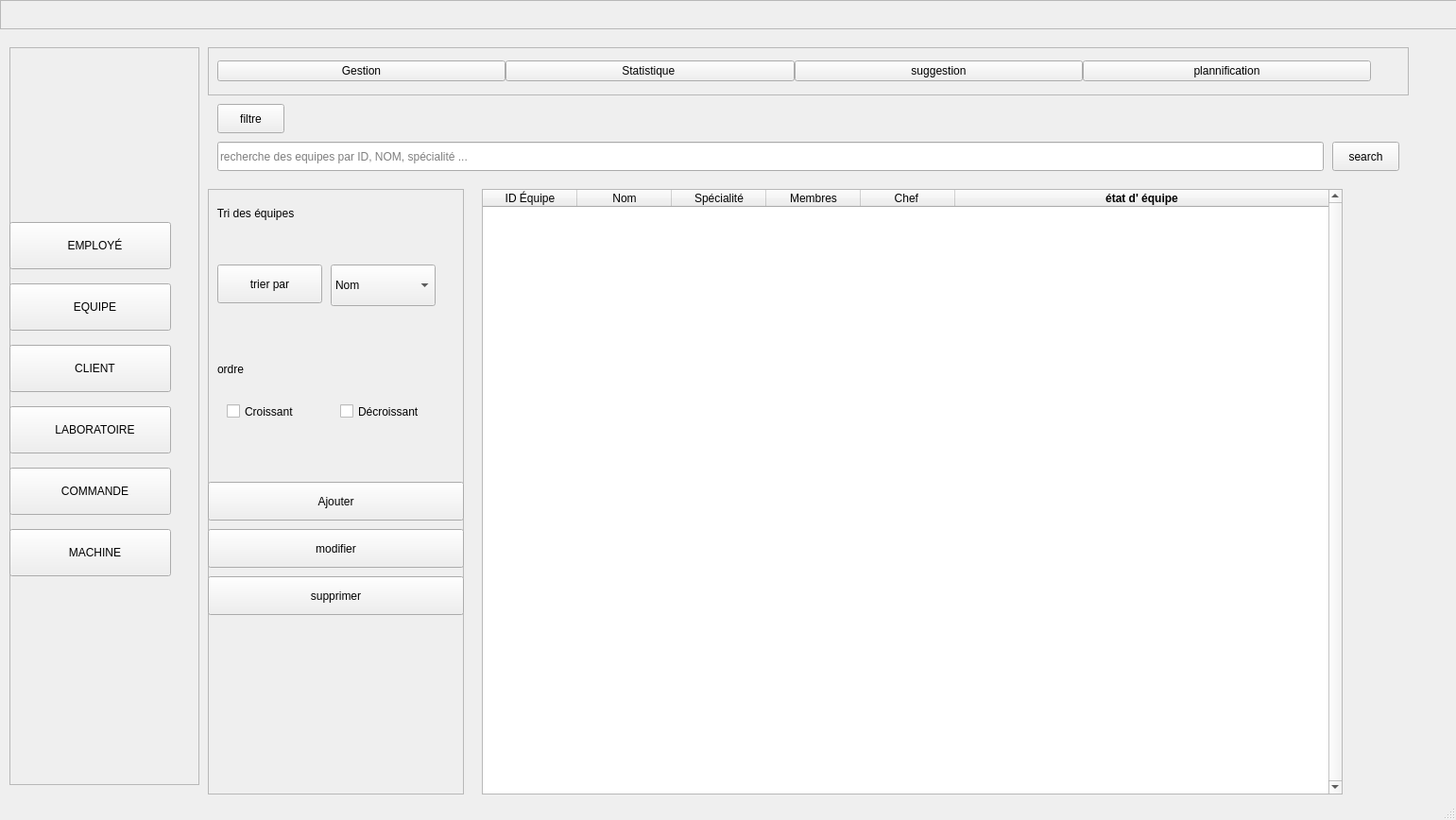
<?xml version="1.0" encoding="UTF-8"?>
<ui version="4.0">
 <class>MainWindow</class>
 <widget class="QMainWindow" name="MainWindow">
  <property name="geometry">
   <rect>
    <x>0</x>
    <y>0</y>
    <width>1541</width>
    <height>868</height>
   </rect>
  </property>
  <property name="minimumSize">
   <size>
    <width>1280</width>
    <height>720</height>
   </size>
  </property>
  <property name="maximumSize">
   <size>
    <width>16777215</width>
    <height>16777215</height>
   </size>
  </property>
  <property name="windowTitle">
   <string>gestion des équipes</string>
  </property>
  <widget class="QWidget" name="centralwidget">
   <widget class="QFrame" name="frame">
    <property name="geometry">
     <rect>
      <x>10</x>
      <y>50</y>
      <width>201</width>
      <height>781</height>
     </rect>
    </property>
<property name="frameShape">
     <enum>QFrame::Shape::StyledPanel</enum>
    </property>
    <property name="frameShadow">
     <enum>QFrame::Shadow::Raised</enum>
    </property>
    <widget class="QLabel" name="label">
     <property name="geometry">
      <rect>
       <x>20</x>
       <y>10</y>
       <width>161</width>
       <height>111</height>
      </rect>
     </property>
 <property name="text">
      <string/>
     </property>
     <property name="pixmap">
      <pixmap resource="style.qrc">:/new/prefix1/logo.png</pixmap>
     </property>
     <property name="scaledContents">
      <bool>true</bool>
     </property>
    </widget>
    <widget class="QWidget" name="verticalLayoutWidget">
     <property name="geometry">
      <rect>
       <x>0</x>
       <y>170</y>
       <width>171</width>
       <height>411</height>
      </rect>
     </property>
     <layout class="QVBoxLayout" name="verticalLayout">
      <property name="spacing">
       <number>0</number>
      </property>
      <item>
       <widget class="QPushButton" name="pushButton_3">
        <property name="minimumSize">
         <size>
          <width>50</width>
          <height>50</height>
         </size>
        </property>
    <property name="text">
         <string>   EMPLOYÉ</string>
        </property>
       </widget>
      </item>
      <item>
       <widget class="QPushButton" name="pushButton_4">
        <property name="minimumSize">
         <size>
          <width>50</width>
          <height>50</height>
         </size>
        </property>
    <property name="text">
         <string>   EQUIPE</string>
        </property>
       </widget>
      </item>
      <item>
       <widget class="QPushButton" name="pushButton_6">
        <property name="minimumSize">
         <size>
          <width>50</width>
          <height>50</height>
         </size>
        </property>
    <property name="text">
         <string>   CLIENT</string>
        </property>
       </widget>
      </item>
      <item>
       <widget class="QPushButton" name="pushButton_5">
        <property name="minimumSize">
         <size>
          <width>50</width>
          <height>50</height>
         </size>
        </property>
    <property name="text">
         <string>   LABORATOIRE</string>
        </property>
       </widget>
      </item>
      <item>
       <widget class="QPushButton" name="pushButton_7">
        <property name="minimumSize">
         <size>
          <width>50</width>
          <height>50</height>
         </size>
        </property>
    <property name="text">
         <string>   COMMANDE</string>
        </property>
       </widget>
      </item>
      <item>
       <widget class="QPushButton" name="pushButton">
        <property name="minimumSize">
         <size>
          <width>50</width>
          <height>50</height>
         </size>
        </property>
    <property name="text">
         <string>   MACHINE</string>
        </property>
       </widget>
      </item>
     </layout>
    </widget>
   </widget>
   <widget class="QFrame" name="frame_2">
    <property name="geometry">
     <rect>
      <x>0</x>
      <y>0</y>
      <width>1611</width>
      <height>31</height>
     </rect>
    </property>
<property name="frameShape">
     <enum>QFrame::Shape::StyledPanel</enum>
    </property>
    <property name="frameShadow">
     <enum>QFrame::Shadow::Raised</enum>
    </property>
   </widget>
   <widget class="QFrame" name="frame_3">
    <property name="geometry">
     <rect>
      <x>220</x>
      <y>50</y>
      <width>1271</width>
      <height>51</height>
     </rect>
    </property>
<property name="frameShape">
     <enum>QFrame::Shape::StyledPanel</enum>
    </property>
    <property name="frameShadow">
     <enum>QFrame::Shadow::Raised</enum>
    </property>
    <widget class="QWidget" name="horizontalLayoutWidget_2">
     <property name="geometry">
      <rect>
       <x>10</x>
       <y>0</y>
       <width>1221</width>
       <height>51</height>
      </rect>
     </property>
     <layout class="QHBoxLayout" name="horizontalLayout_2">
      <property name="spacing">
       <number>0</number>
      </property>
      <item>
       <widget class="QPushButton" name="Recherche">
    <property name="text">
         <string>Gestion</string>
        </property>
       </widget>
      </item>
      <item>
       <widget class="QPushButton" name="stats">
    <property name="text">
         <string>Statistique </string>
        </property>
       </widget>
      </item>
      <item>
       <widget class="QPushButton" name="sugg_2">
    <property name="text">
         <string>suggestion</string>
        </property>
       </widget>
      </item>
      <item>
       <widget class="QPushButton" name="plan">
    <property name="text">
         <string>plannification</string>
        </property>
       </widget>
      </item>
     </layout>
    </widget>
   </widget>
   <widget class="QStackedWidget" name="stackedWidget">
    <property name="geometry">
     <rect>
      <x>220</x>
      <y>110</y>
      <width>1381</width>
      <height>731</height>
     </rect>
    </property>
    <widget class="QWidget" name="page_rech">
     <widget class="QLineEdit" name="lineEdit">
      <property name="geometry">
       <rect>
        <x>10</x>
        <y>40</y>
        <width>1171</width>
        <height>31</height>
       </rect>
      </property>
  <property name="text">
       <string/>
      </property>
      <property name="placeholderText">
       <string>recherche des equipes par ID, NOM, spécialité ...</string>
      </property>
     </widget>
     <widget class="QPushButton" name="pushButton_19">
      <property name="geometry">
       <rect>
        <x>10</x>
        <y>0</y>
        <width>71</width>
        <height>31</height>
       </rect>
      </property>
  <property name="text">
       <string>filtre</string>
      </property>
     </widget>
     <widget class="QTableWidget" name="tableWidget">
      <property name="geometry">
       <rect>
        <x>290</x>
        <y>90</y>
        <width>911</width>
        <height>641</height>
       </rect>
      </property>
  <property name="verticalScrollBarPolicy">
       <enum>Qt::ScrollBarPolicy::ScrollBarAlwaysOn</enum>
      </property>
      <property name="horizontalScrollBarPolicy">
       <enum>Qt::ScrollBarPolicy::ScrollBarAlwaysOff</enum>
      </property>
      <property name="autoScroll">
       <bool>false</bool>
      </property>
      <attribute name="horizontalHeaderStretchLastSection">
       <bool>true</bool>
      </attribute>
      <column>
       <property name="text">
        <string>ID Équipe</string>
       </property>
      </column>
      <column>
       <property name="text">
        <string>Nom</string>
       </property>
      </column>
      <column>
       <property name="text">
        <string>Spécialité</string>
       </property>
      </column>
      <column>
       <property name="text">
        <string>Membres</string>
       </property>
      </column>
      <column>
       <property name="text">
        <string>Chef </string>
       </property>
      </column>
      <column>
       <property name="text">
        <string>état d' équipe</string>
       </property>
       <property name="font">
        <font>
         <bold>true</bold>
        </font>
       </property>
      </column>
     </widget>
     <widget class="QFrame" name="frame_4">
      <property name="geometry">
       <rect>
        <x>0</x>
        <y>90</y>
        <width>271</width>
        <height>641</height>
       </rect>
      </property>
  <property name="frameShape">
       <enum>QFrame::Shape::StyledPanel</enum>
      </property>
      <property name="frameShadow">
       <enum>QFrame::Shadow::Raised</enum>
      </property>
      <widget class="QPushButton" name="supprimer">
       <property name="geometry">
        <rect>
         <x>0</x>
         <y>410</y>
         <width>271</width>
         <height>41</height>
        </rect>
       </property>
       <property name="text">
        <string>supprimer</string>
       </property>
      </widget>
      <widget class="QPushButton" name="pushButton_21">
       <property name="geometry">
        <rect>
         <x>0</x>
         <y>360</y>
         <width>271</width>
         <height>41</height>
        </rect>
       </property>
       <property name="text">
        <string>modifier</string>
       </property>
      </widget>
      <widget class="QPushButton" name="ajout">
       <property name="geometry">
        <rect>
         <x>0</x>
         <y>310</y>
         <width>271</width>
         <height>41</height>
        </rect>
       </property>
       <property name="text">
        <string>Ajouter</string>
       </property>
      </widget>

      <widget class="QLabel" name="label_7">
       <property name="geometry">
        <rect>
         <x>0</x>
         <y>0</y>
         <width>271</width>
         <height>51</height>
        </rect>
       </property>
   <property name="text">
        <string>   Tri des équipes</string>
       </property>
      </widget>
      <widget class="QPushButton" name="pushButton_23">
       <property name="geometry">
        <rect>
         <x>10</x>
         <y>80</y>
         <width>111</width>
         <height>41</height>
        </rect>
       </property>
   <property name="text">
        <string>trier par</string>
       </property>
      </widget>
      <widget class="QCheckBox" name="checkBox_3">
       <property name="geometry">
        <rect>
         <x>20</x>
         <y>210</y>
         <width>111</width>
         <height>51</height>
        </rect>
       </property>
   <property name="text">
        <string>Croissant</string>
       </property>
      </widget>
      <widget class="QCheckBox" name="checkBox_4">
       <property name="geometry">
        <rect>
         <x>140</x>
         <y>210</y>
         <width>121</width>
         <height>51</height>
        </rect>
       </property>
   <property name="text">
        <string>Décroissant</string>
       </property>
      </widget>
      <widget class="QLabel" name="label_8">
       <property name="geometry">
        <rect>
         <x>10</x>
         <y>170</y>
         <width>91</width>
         <height>41</height>
        </rect>
       </property>
   <property name="text">
        <string>ordre</string>
       </property>
      </widget>
      <widget class="QComboBox" name="comboBox_2">
       <property name="geometry">
        <rect>
         <x>130</x>
         <y>80</y>
         <width>111</width>
         <height>44</height>
        </rect>
       </property>
   <item>
        <property name="text">
         <string>Nom</string>
        </property>
       </item>
       <item>
        <property name="text">
         <string>Nom chef</string>
        </property>
       </item>
       <item>
        <property name="text">
         <string>ID</string>
        </property>
       </item>
       <item>
        <property name="text">
         <string>Specialité</string>
        </property>
       </item>
      </widget>
     </widget>
     <widget class="QPushButton" name="pushButton_14">
      <property name="geometry">
       <rect>
        <x>1190</x>
        <y>40</y>
        <width>71</width>
        <height>31</height>
       </rect>
      </property>
  <property name="text">
       <string>search</string>
      </property>
     </widget>
    </widget>
    <widget class="QWidget" name="pagesupp">
     <widget class="QFrame" name="frame_9">
      <property name="geometry">
       <rect>
        <x>190</x>
        <y>140</y>
        <width>691</width>
        <height>431</height>
       </rect>
      </property>
  <property name="frameShape">
       <enum>QFrame::Shape::StyledPanel</enum>
      </property>
      <property name="frameShadow">
       <enum>QFrame::Shadow::Raised</enum>
      </property>
      <widget class="QPushButton" name="Retour_3">
       <property name="geometry">
        <rect>
         <x>10</x>
         <y>360</y>
         <width>311</width>
         <height>41</height>
        </rect>
       </property>
       <property name="text">
        <string>retour</string>
       </property>
      </widget>
      <widget class="QPushButton" name="pushButton_30">
       <property name="geometry">
        <rect>
         <x>360</x>
         <y>360</y>
         <width>311</width>
         <height>41</height>
        </rect>
       </property>
       <property name="text">
        <string>supprimer</string>
       </property>
      </widget>
      <widget class="QLabel" name="label_41">
       <property name="geometry">
        <rect>
         <x>210</x>
         <y>10</y>
         <width>331</width>
         <height>51</height>
        </rect>
       </property>
   <property name="text">
        <string>   Supprimer une  équipe</string>
       </property>
      </widget>
      <widget class="QLabel" name="label_42">
       <property name="geometry">
        <rect>
         <x>30</x>
         <y>140</y>
         <width>61</width>
         <height>41</height>
        </rect>
       </property>
   <property name="text">
        <string>ID:</string>
       </property>
      </widget>
      <widget class="QLineEdit" name="lineEdit_9">
       <property name="geometry">
        <rect>
         <x>100</x>
         <y>140</y>
         <width>584</width>
         <height>41</height>
        </rect>
       </property>
   <property name="text">
        <string/>
       </property>
       <property name="placeholderText">
        <string> sasir l ID de l'équipe a supprimé</string>
       </property>
      </widget>
     </widget>
    </widget>
    <widget class="QWidget" name="pageadd">
     <widget class="QFrame" name="frame_7">
      <property name="geometry">
       <rect>
        <x>290</x>
        <y>40</y>
        <width>691</width>
        <height>431</height>
       </rect>
      </property>
  <property name="frameShape">
       <enum>QFrame::Shape::StyledPanel</enum>
      </property>
      <property name="frameShadow">
       <enum>QFrame::Shadow::Raised</enum>
      </property>
      <widget class="QPushButton" name="Retour">
       <property name="geometry">
        <rect>
         <x>10</x>
         <y>360</y>
         <width>311</width>
         <height>41</height>
        </rect>
       </property>
       <property name="text">
        <string>retour</string>
       </property>
      </widget>
      <widget class="QPushButton" name="pushButton_28">
       <property name="geometry">
        <rect>
         <x>360</x>
         <y>360</y>
         <width>311</width>
         <height>41</height>
        </rect>
       </property>
       <property name="text">
        <string>Enregistrer</string>
       </property>
      </widget>
      <widget class="QLabel" name="label_29">
       <property name="geometry">
        <rect>
         <x>210</x>
         <y>10</y>
         <width>301</width>
         <height>51</height>
        </rect>
       </property>
   <property name="text">
        <string>   Ajouter une  équipe</string>
       </property>
      </widget>
      <widget class="QLabel" name="label_30">
       <property name="geometry">
        <rect>
         <x>10</x>
         <y>90</y>
         <width>91</width>
         <height>41</height>
        </rect>
       </property>
   <property name="text">
        <string>nom:</string>
       </property>
      </widget>
      <widget class="QLabel" name="label_31">
       <property name="geometry">
        <rect>
         <x>10</x>
         <y>150</y>
         <width>91</width>
         <height>41</height>
        </rect>
       </property>
   <property name="text">
        <string>chef:</string>
       </property>
      </widget>
      <widget class="QLabel" name="label_32">
       <property name="geometry">
        <rect>
         <x>10</x>
         <y>210</y>
         <width>171</width>
         <height>41</height>
        </rect>
       </property>
   <property name="text">
        <string>Specialité:</string>
       </property>
      </widget>
      <widget class="QLabel" name="label_33">
       <property name="geometry">
        <rect>
         <x>10</x>
         <y>270</y>
         <width>301</width>
         <height>41</height>
        </rect>
       </property>
   <property name="text">
        <string>nombre des membres:</string>
       </property>
      </widget>
      <widget class="QLineEdit" name="lineEdit_5">
       <property name="geometry">
        <rect>
         <x>100</x>
         <y>90</y>
         <width>584</width>
         <height>41</height>
        </rect>
       </property>
   <property name="text">
        <string/>
       </property>
       <property name="placeholderText">
        <string> sasir le nom</string>
       </property>
      </widget>
      <widget class="QLineEdit" name="lineEdit_6">
       <property name="geometry">
        <rect>
         <x>100</x>
         <y>150</y>
         <width>584</width>
         <height>41</height>
        </rect>
       </property>
   <property name="text">
        <string/>
       </property>
       <property name="placeholderText">
        <string>Saisir le Nom du chef </string>
       </property>
      </widget>
      <widget class="QComboBox" name="comboBox_7">
       <property name="geometry">
        <rect>
         <x>190</x>
         <y>210</y>
         <width>321</width>
         <height>44</height>
        </rect>
       </property>
   <item>
        <property name="text">
         <string>selectionner la specialité ICI</string>
        </property>
       </item>
       <item>
        <property name="text">
         <string>maintenace</string>
        </property>
       </item>
       <item>
        <property name="text">
         <string>production</string>
        </property>
       </item>
       <item>
        <property name="text">
         <string>backoffice</string>
        </property>
       </item>
       <item>
        <property name="text">
         <string>mécanique</string>
        </property>
       </item>
       <item>
        <property name="text">
         <string/>
        </property>
       </item>
      </widget>
      <widget class="QComboBox" name="comboBox_8">
       <property name="geometry">
        <rect>
         <x>320</x>
         <y>270</y>
         <width>321</width>
         <height>44</height>
        </rect>
       </property>
   <item>
        <property name="text">
         <string>Selectionner le nombre ICI</string>
        </property>
       </item>
       <item>
        <property name="text">
         <string>1</string>
        </property>
       </item>
       <item>
        <property name="text">
         <string>2</string>
        </property>
       </item>
       <item>
        <property name="text">
         <string>3</string>
        </property>
       </item>
       <item>
        <property name="text">
         <string>4</string>
        </property>
       </item>
       <item>
        <property name="text">
         <string>5</string>
        </property>
       </item>
       <item>
        <property name="text">
         <string>6</string>
        </property>
       </item>
       <item>
        <property name="text">
         <string>7</string>
        </property>
       </item>
       <item>
        <property name="text">
         <string>8</string>
        </property>
       </item>
       <item>
        <property name="text">
         <string>9</string>
        </property>
       </item>
       <item>
        <property name="text">
         <string>10</string>
        </property>
       </item>
      </widget>
     </widget>
    </widget>
    <widget class="QWidget" name="pagemodif">
     <widget class="QFrame" name="frame_8">
      <property name="geometry">
       <rect>
        <x>330</x>
        <y>40</y>
        <width>691</width>
        <height>541</height>
       </rect>
      </property>
  <property name="frameShape">
       <enum>QFrame::Shape::StyledPanel</enum>
      </property>
      <property name="frameShadow">
       <enum>QFrame::Shadow::Raised</enum>
      </property>
      <widget class="QPushButton" name="Retour_2">
       <property name="geometry">
        <rect>
         <x>10</x>
         <y>480</y>
         <width>311</width>
         <height>41</height>
        </rect>
       </property>
       <property name="text">
        <string>retour</string>
       </property>
      </widget>
      <widget class="QPushButton" name="pushButton_34">
       <property name="geometry">
        <rect>
         <x>360</x>
         <y>480</y>
         <width>311</width>
         <height>41</height>
        </rect>
       </property>
       <property name="text">
        <string>modifier</string>
       </property>
      </widget>
      <widget class="QLabel" name="label_34">
       <property name="geometry">
        <rect>
         <x>210</x>
         <y>10</y>
         <width>301</width>
         <height>51</height>
        </rect>
       </property>
   <property name="text">
        <string>   Modifier une  équipe</string>
       </property>
      </widget>
      <widget class="QLabel" name="label_35">
       <property name="geometry">
        <rect>
         <x>10</x>
         <y>90</y>
         <width>91</width>
         <height>41</height>
        </rect>
       </property>
   <property name="text">
        <string>nom:</string>
       </property>
      </widget>
      <widget class="QLabel" name="label_36">
       <property name="geometry">
        <rect>
         <x>10</x>
         <y>150</y>
         <width>91</width>
         <height>41</height>
        </rect>
       </property>
   <property name="text">
        <string>chef:</string>
       </property>
      </widget>
      <widget class="QLabel" name="label_37">
       <property name="geometry">
        <rect>
         <x>10</x>
         <y>210</y>
         <width>171</width>
         <height>41</height>
        </rect>
       </property>
   <property name="text">
        <string>Specialité:</string>
       </property>
      </widget>
      <widget class="QLabel" name="label_38">
       <property name="geometry">
        <rect>
         <x>10</x>
         <y>290</y>
         <width>301</width>
         <height>41</height>
        </rect>
       </property>
   <property name="text">
        <string>nombre des membres:</string>
       </property>
      </widget>
      <widget class="QLineEdit" name="lineEdit_7">
       <property name="geometry">
        <rect>
         <x>100</x>
         <y>90</y>
         <width>584</width>
         <height>41</height>
        </rect>
       </property>
   <property name="text">
        <string/>
       </property>
       <property name="placeholderText">
        <string> sasir le  nouveau nom</string>
       </property>
      </widget>
      <widget class="QLineEdit" name="lineEdit_8">
       <property name="geometry">
        <rect>
         <x>100</x>
         <y>150</y>
         <width>584</width>
         <height>41</height>
        </rect>
       </property>
   <property name="text">
        <string/>
       </property>
       <property name="placeholderText">
        <string>Saisir le nouveau chef </string>
       </property>
      </widget>
      <widget class="QComboBox" name="comboBox_9">
       <property name="geometry">
        <rect>
         <x>190</x>
         <y>210</y>
         <width>321</width>
         <height>44</height>
        </rect>
       </property>
   <item>
        <property name="text">
         <string>selectionner la specialité ICI</string>
        </property>
       </item>
       <item>
        <property name="text">
         <string>maintenace</string>
        </property>
       </item>
       <item>
        <property name="text">
         <string>production</string>
        </property>
       </item>
       <item>
        <property name="text">
         <string>backoffice</string>
        </property>
       </item>
       <item>
        <property name="text">
         <string>mécanique</string>
        </property>
       </item>
       <item>
        <property name="text">
         <string/>
        </property>
       </item>
      </widget>
      <widget class="QComboBox" name="comboBox_10">
       <property name="geometry">
        <rect>
         <x>320</x>
         <y>290</y>
         <width>321</width>
         <height>44</height>
        </rect>
       </property>
   <item>
        <property name="text">
         <string>Selectionner le nombre ICI</string>
        </property>
       </item>
       <item>
        <property name="text">
         <string>1</string>
        </property>
       </item>
       <item>
        <property name="text">
         <string>2</string>
        </property>
       </item>
       <item>
        <property name="text">
         <string>3</string>
        </property>
       </item>
       <item>
        <property name="text">
         <string>4</string>
        </property>
       </item>
       <item>
        <property name="text">
         <string>5</string>
        </property>
       </item>
       <item>
        <property name="text">
         <string>6</string>
        </property>
       </item>
       <item>
        <property name="text">
         <string>7</string>
        </property>
       </item>
       <item>
        <property name="text">
         <string>8</string>
        </property>
       </item>
       <item>
        <property name="text">
         <string>9</string>
        </property>
       </item>
       <item>
        <property name="text">
         <string>10</string>
        </property>
       </item>
      </widget>
      <widget class="QLabel" name="label_39">
       <property name="geometry">
        <rect>
         <x>10</x>
         <y>350</y>
         <width>71</width>
         <height>41</height>
        </rect>
       </property>
   <property name="text">
        <string>etat</string>
       </property>
      </widget>
      <widget class="QComboBox" name="comboBox_11">
       <property name="geometry">
        <rect>
         <x>90</x>
         <y>350</y>
         <width>321</width>
         <height>44</height>
        </rect>
       </property>
   <item>
        <property name="text">
         <string>selectionne  l etat</string>
        </property>
       </item>
       <item>
        <property name="text">
         <string>dispo</string>
        </property>
       </item>
       <item>
        <property name="text">
         <string>non dispo</string>
        </property>
       </item>
      </widget>
      <widget class="QLabel" name="label_40">
       <property name="geometry">
        <rect>
         <x>10</x>
         <y>420</y>
         <width>71</width>
         <height>41</height>
        </rect>
       </property>
   <property name="text">
        <string>rate</string>
       </property>
      </widget>
      <widget class="QComboBox" name="comboBox_12">
       <property name="geometry">
        <rect>
         <x>90</x>
         <y>410</y>
         <width>321</width>
         <height>44</height>
        </rect>
       </property>
   <item>
        <property name="text">
         <string>1-10</string>
        </property>
       </item>
       <item>
        <property name="text">
         <string>1</string>
        </property>
       </item>
       <item>
        <property name="text">
         <string>2</string>
        </property>
       </item>
       <item>
        <property name="text">
         <string>3</string>
        </property>
       </item>
       <item>
        <property name="text">
         <string>4</string>
        </property>
       </item>
       <item>
        <property name="text">
         <string>5</string>
        </property>
       </item>
       <item>
        <property name="text">
         <string>6</string>
        </property>
       </item>
       <item>
        <property name="text">
         <string>7</string>
        </property>
       </item>
       <item>
        <property name="text">
         <string>8</string>
        </property>
       </item>
       <item>
        <property name="text">
         <string>9</string>
        </property>
       </item>
       <item>
        <property name="text">
         <string>10</string>
        </property>
       </item>
      </widget>
     </widget>
    </widget>
    <widget class="QWidget" name="page_stat">
     <widget class="QFrame" name="frame_5">
      <property name="geometry">
       <rect>
        <x>10</x>
        <y>30</y>
        <width>1251</width>
        <height>641</height>
       </rect>
      </property>
  <property name="frameShape">
       <enum>QFrame::Shape::StyledPanel</enum>
      </property>
      <property name="frameShadow">
       <enum>QFrame::Shadow::Raised</enum>
      </property>
      <widget class="QLabel" name="label_9">
       <property name="geometry">
        <rect>
         <x>790</x>
         <y>310</y>
         <width>271</width>
         <height>51</height>
        </rect>
       </property>
   <property name="text">
        <string>Notes &amp; Évaluations</string>
       </property>
      </widget>
      <widget class="QLabel" name="label_10">
       <property name="geometry">
        <rect>
         <x>190</x>
         <y>0</y>
         <width>271</width>
         <height>51</height>
        </rect>
       </property>
   <property name="text">
        <string>performance</string>
       </property>
      </widget>
      <widget class="Line" name="line">
       <property name="geometry">
        <rect>
         <x>0</x>
         <y>290</y>
         <width>1251</width>
         <height>20</height>
        </rect>
       </property>
       <property name="orientation">
        <enum>Qt::Orientation::Horizontal</enum>
       </property>
      </widget>
      <widget class="Line" name="line_2">
       <property name="geometry">
        <rect>
         <x>610</x>
         <y>0</y>
         <width>16</width>
         <height>641</height>
        </rect>
       </property>
       <property name="orientation">
        <enum>Qt::Orientation::Vertical</enum>
       </property>
      </widget>
      <widget class="QLabel" name="label_11">
       <property name="geometry">
        <rect>
         <x>760</x>
         <y>0</y>
         <width>291</width>
         <height>51</height>
        </rect>
       </property>
   <property name="text">
        <string>Réussites  &amp; Objectifs</string>
       </property>
      </widget>
      <widget class="QLabel" name="label_12">
       <property name="geometry">
        <rect>
         <x>180</x>
         <y>310</y>
         <width>271</width>
         <height>51</height>
        </rect>
       </property>
   <property name="text">
        <string>Vitesse de Broyage</string>
       </property>
      </widget>
      <widget class="QListWidget" name="listWidget_2">
       <property name="geometry">
        <rect>
         <x>670</x>
         <y>80</y>
         <width>491</width>
         <height>201</height>
        </rect>
       </property>
   <item>
        <property name="text">
         <string>liste des mission réussite</string>
        </property>
       </item>
      </widget>
      <widget class="QPlainTextEdit" name="plainTextEdit">
       <property name="geometry">
        <rect>
         <x>670</x>
         <y>460</y>
         <width>471</width>
         <height>171</height>
        </rect>
       </property>
   </widget>
      <widget class="QPlainTextEdit" name="plainTextEdit_2">
       <property name="geometry">
        <rect>
         <x>70</x>
         <y>80</y>
         <width>481</width>
         <height>201</height>
        </rect>
       </property>
   </widget>
      <widget class="QLabel" name="label_13">
       <property name="geometry">
        <rect>
         <x>20</x>
         <y>530</y>
         <width>231</width>
         <height>31</height>
        </rect>
       </property>
   <property name="text">
        <string>effectif:</string>
       </property>
      </widget>
      <widget class="QLabel" name="label_14">
       <property name="geometry">
        <rect>
         <x>20</x>
         <y>480</y>
         <width>231</width>
         <height>31</height>
        </rect>
       </property>
   <property name="text">
        <string>rendement:</string>
       </property>
      </widget>
      <widget class="QLabel" name="label_15">
       <property name="geometry">
        <rect>
         <x>20</x>
         <y>430</y>
         <width>231</width>
         <height>31</height>
        </rect>
       </property>
   <property name="text">
        <string>durée:</string>
       </property>
      </widget>
      <widget class="QLabel" name="label_26">
       <property name="geometry">
        <rect>
         <x>670</x>
         <y>380</y>
         <width>201</width>
         <height>41</height>
        </rect>
       </property>
   <property name="text">
        <string>note generale :</string>
       </property>
      </widget>
      <widget class="QComboBox" name="comboBox_6">
       <property name="geometry">
        <rect>
         <x>880</x>
         <y>380</y>
         <width>171</width>
         <height>44</height>
        </rect>
       </property>
   <item>
        <property name="text">
         <string>De 1 a 10</string>
        </property>
       </item>
       <item>
        <property name="text">
         <string>1</string>
        </property>
       </item>
       <item>
        <property name="text">
         <string>2</string>
        </property>
       </item>
       <item>
        <property name="text">
         <string>3</string>
        </property>
       </item>
       <item>
        <property name="text">
         <string>4</string>
        </property>
       </item>
       <item>
        <property name="text">
         <string>5</string>
        </property>
       </item>
       <item>
        <property name="text">
         <string>6</string>
        </property>
       </item>
       <item>
        <property name="text">
         <string>7</string>
        </property>
       </item>
       <item>
        <property name="text">
         <string>8</string>
        </property>
       </item>
       <item>
        <property name="text">
         <string>9</string>
        </property>
       </item>
       <item>
        <property name="text">
         <string>10</string>
        </property>
       </item>
      </widget>
      <widget class="QLabel" name="label_27">
       <property name="geometry">
        <rect>
         <x>670</x>
         <y>420</y>
         <width>161</width>
         <height>41</height>
        </rect>
       </property>
   <property name="text">
        <string>description : </string>
       </property>
      </widget>
     </widget>
     <widget class="QPushButton" name="pushButton_25">
      <property name="geometry">
       <rect>
        <x>560</x>
        <y>680</y>
        <width>131</width>
        <height>41</height>
       </rect>
      </property>
  <property name="text">
       <string>Exporter PDF</string>
      </property>
     </widget>
    </widget>
    <widget class="QWidget" name="sugg">
     <widget class="QFrame" name="frame_6">
      <property name="geometry">
       <rect>
        <x>0</x>
        <y>10</y>
        <width>1271</width>
        <height>711</height>
       </rect>
      </property>
  <property name="frameShape">
       <enum>QFrame::Shape::StyledPanel</enum>
      </property>
      <property name="frameShadow">
       <enum>QFrame::Shadow::Raised</enum>
      </property>
      <widget class="QLabel" name="label_16">
       <property name="geometry">
        <rect>
         <x>10</x>
         <y>260</y>
         <width>81</width>
         <height>51</height>
        </rect>
       </property>
   <property name="text">
        <string>cas:</string>
       </property>
      </widget>
      <widget class="QLabel" name="label_17">
       <property name="geometry">
        <rect>
         <x>530</x>
         <y>0</y>
         <width>331</width>
         <height>51</height>
        </rect>
       </property>
   <property name="text">
        <string>Meilleur Recomondation</string>
       </property>
      </widget>
      <widget class="QPushButton" name="pushButton_29">
       <property name="geometry">
        <rect>
         <x>50</x>
         <y>580</y>
         <width>441</width>
         <height>41</height>
        </rect>
       </property>
   <property name="text">
        <string>RECHERCHER</string>
       </property>
      </widget>
      <widget class="QCheckBox" name="checkBox_5">
       <property name="geometry">
        <rect>
         <x>20</x>
         <y>460</y>
         <width>221</width>
         <height>51</height>
        </rect>
       </property>
   <property name="text">
        <string>nécessite la diponibilité</string>
       </property>
      </widget>
      <widget class="QLabel" name="label_18">
       <property name="geometry">
        <rect>
         <x>10</x>
         <y>100</y>
         <width>141</width>
         <height>41</height>
        </rect>
       </property>
   <property name="text">
        <string>spécialité:</string>
       </property>
      </widget>
      <widget class="QComboBox" name="comboBox_3">
       <property name="geometry">
        <rect>
         <x>160</x>
         <y>100</y>
         <width>321</width>
         <height>44</height>
        </rect>
       </property>
   <item>
        <property name="text">
         <string>selectionner la specialité demandé</string>
        </property>
       </item>
       <item>
        <property name="text">
         <string>maintenace</string>
        </property>
       </item>
       <item>
        <property name="text">
         <string>production</string>
        </property>
       </item>
       <item>
        <property name="text">
         <string>backoffice</string>
        </property>
       </item>
       <item>
        <property name="text">
         <string>mécanique</string>
        </property>
       </item>
       <item>
        <property name="text">
         <string/>
        </property>
       </item>
      </widget>
      <widget class="QLabel" name="label_19">
       <property name="geometry">
        <rect>
         <x>10</x>
         <y>160</y>
         <width>571</width>
         <height>41</height>
        </rect>
       </property>
   <property name="text">
        <string>nombre minimum des individu de l'équipe :</string>
       </property>
      </widget>
      <widget class="QLineEdit" name="lineEdit_3">
       <property name="geometry">
        <rect>
         <x>10</x>
         <y>220</y>
         <width>584</width>
         <height>31</height>
        </rect>
       </property>
   <property name="text">
        <string/>
       </property>
       <property name="placeholderText">
        <string>Entrer le nombre ici</string>
       </property>
      </widget>
      <widget class="QCheckBox" name="checkBox_7">
       <property name="geometry">
        <rect>
         <x>20</x>
         <y>330</y>
         <width>101</width>
         <height>51</height>
        </rect>
       </property>
   <property name="text">
        <string>urgent</string>
       </property>
      </widget>
      <widget class="QCheckBox" name="checkBox_8">
       <property name="geometry">
        <rect>
         <x>160</x>
         <y>330</y>
         <width>121</width>
         <height>51</height>
        </rect>
       </property>
   <property name="text">
        <string>état normal</string>
       </property>
      </widget>
      <widget class="QLabel" name="label_24">
       <property name="geometry">
        <rect>
         <x>10</x>
         <y>380</y>
         <width>231</width>
         <height>51</height>
        </rect>
       </property>
   <property name="text">
        <string>difficulté du cas :</string>
       </property>
      </widget>
      <widget class="QListWidget" name="listWidget_3">
       <property name="geometry">
        <rect>
         <x>730</x>
         <y>100</y>
         <width>531</width>
         <height>601</height>
        </rect>
       </property>
   <item>
        <property name="text">
         <string>liste des mission réussite</string>
        </property>
       </item>
      </widget>
      <widget class="Line" name="line_3">
       <property name="geometry">
        <rect>
         <x>680</x>
         <y>50</y>
         <width>16</width>
         <height>661</height>
        </rect>
       </property>
       <property name="orientation">
        <enum>Qt::Orientation::Vertical</enum>
       </property>
      </widget>
      <widget class="QLabel" name="label_25">
       <property name="geometry">
        <rect>
         <x>920</x>
         <y>50</y>
         <width>121</width>
         <height>41</height>
        </rect>
       </property>
   <property name="text">
        <string>Resultat</string>
       </property>
      </widget>
      <widget class="QComboBox" name="comboBox_5">
       <property name="geometry">
        <rect>
         <x>250</x>
         <y>380</y>
         <width>321</width>
         <height>44</height>
        </rect>
       </property>
   <item>
        <property name="text">
         <string>selectionner la difficulté ici </string>
        </property>
       </item>
       <item>
        <property name="text">
         <string>facile</string>
        </property>
       </item>
       <item>
        <property name="text">
         <string>Normal</string>
        </property>
       </item>
       <item>
        <property name="text">
         <string>Difficile</string>
        </property>
       </item>
      </widget>
     </widget>
    </widget>
    <widget class="QWidget" name="page_plannification">
     <widget class="QLineEdit" name="lineEdit_2">
      <property name="geometry">
       <rect>
        <x>0</x>
        <y>20</y>
        <width>1141</width>
        <height>31</height>
       </rect>
      </property>
  <property name="text">
       <string/>
      </property>
      <property name="placeholderText">
       <string>recherche des equipes par ID, NOM, CHEF, ETAT ...pour inspecter son emploi</string>
      </property>
     </widget>
     <widget class="QPushButton" name="pushButton_24">
      <property name="geometry">
       <rect>
        <x>1150</x>
        <y>20</y>
        <width>71</width>
        <height>31</height>
       </rect>
      </property>
  <property name="text">
       <string>search</string>
      </property>
     </widget>
     <widget class="QListWidget" name="listWidget">
      <property name="geometry">
       <rect>
        <x>650</x>
        <y>60</y>
        <width>571</width>
        <height>641</height>
       </rect>
      </property>
  <item>
       <property name="text">
        <string>task list</string>
       </property>
      </item>
     </widget>
     <widget class="QCalendarWidget" name="calendarWidget">
      <property name="enabled">
       <bool>false</bool>
      </property>
      <property name="geometry">
       <rect>
        <x>30</x>
        <y>60</y>
        <width>611</width>
        <height>641</height>
       </rect>
      </property>
      <property name="autoFillBackground">
       <bool>false</bool>
      </property>
  <property name="gridVisible">
       <bool>false</bool>
      </property>
      <property name="navigationBarVisible">
       <bool>true</bool>
      </property>
      <property name="dateEditEnabled">
       <bool>false</bool>
      </property>
     </widget>
    </widget>
    <widget class="QWidget" name="overpage"/>
   </widget>
  </widget>
  <widget class="QStatusBar" name="statusbar"/>
 </widget>
 <resources>
  <include location="style.qrc"/>
 </resources>
 <connections/>
</ui>
